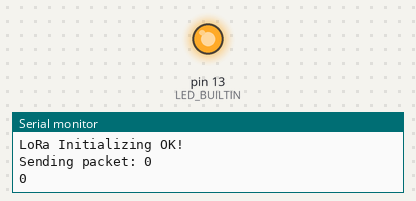
Bench run of a sketch on a simulated Arduino Uno, built with avr-gcc and run on an emulated ATmega328P. Shown: output pins drawn as LEDs (lit = HIGH), the last lines printed to the serial monitor. No radio packets arrive unless stated.

Above: at 1.1 s.
At 3.1 s:
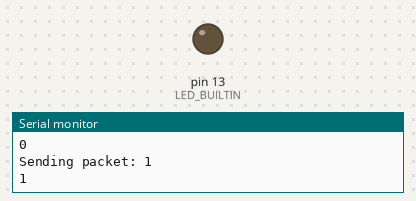
Timing chart, 0 to 5.4 s (numbered marks = the images above):
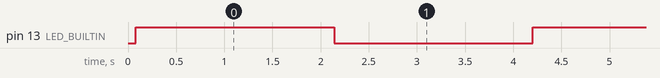

The sketch:

LoRa_Sender.ino
```cpp
#include <LoRa.h>
#include <SPI.h>

//pico pin
#define ss 17
#define rst 27
#define dio0 28

int counter = 0;

void setup()
{
  Serial.begin(115200);
  pinMode(LED_BUILTIN,OUTPUT);
  // while (!Serial);
  Serial.println("LoRa Sender");

  LoRa.setPins(ss, rst, dio0);    //setup LoRa transceiver module

  while (!LoRa.begin(525E6))     //433E6 - Asia, 866E6 - Europe, 915E6 - North America
  {
    Serial.println(".");
    delay(500);
  }
  LoRa.setSyncWord(0xA5);
  Serial.println("LoRa Initializing OK!");
}

void loop()
{
  Serial.print("Sending packet: ");
  Serial.println(counter);
  Serial.println(counter%2);
  LoRa.beginPacket();   //Send LoRa packet to receiver
  LoRa.print("Hello mama hed e yang u nor e mae ");
  LoRa.print(counter);
  LoRa.endPacket();

  counter++;
  digitalWrite(LED_BUILTIN, counter%2);

  delay(2000);
}
```

Measured:
- by itself, pin 13 (LED_BUILTIN): alternates HIGH for 2.1 s and LOW for 2.1 s
